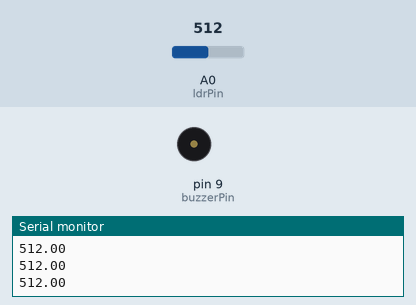
Simulated run of this sketch. Board: Arduino Uno, built with avr-gcc and run on an emulated ATmega328P. Parts: buzzer (waves = sounding, pin HIGH), the last lines printed to the serial monitor. The test bench sets the inputs (shaded band); at power-on: A0 (ldrPin) = 512.

Above: at 1.2 s.
1.3 s: A0 (ldrPin) set to 311
2.8 s: A0 (ldrPin) set to 289
At 3.16 s:
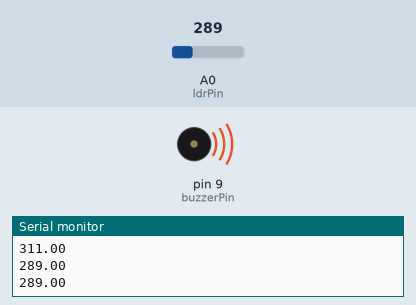
5.8 s: A0 (ldrPin) set to 306
At 6.6 s:
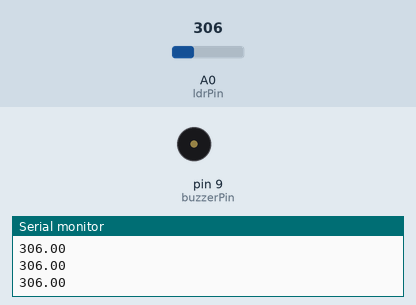
7.3 s: A0 (ldrPin) set to 290
At 7.51 s:
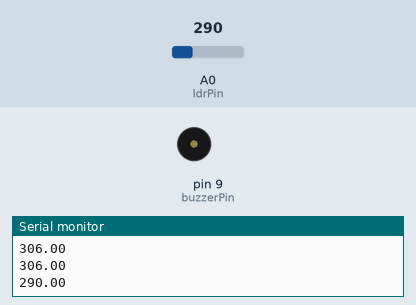
Timing chart, 0 to 11.3 s (numbered marks = the images above; inputs shaded):
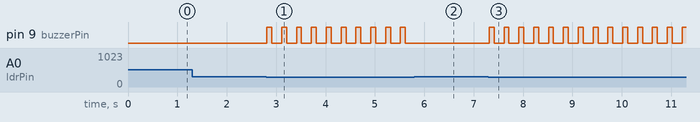

The sketch:

ldr_buzzer_alarm.ino
```cpp
/****************************************************
*   File:   proximity_sensor.ino                    *
*   Author: Lais Viana @laisvianamelo               *
*   Author: William Torres @williamtorres1          *
*****************************************************/

/**
  Implemente um despertador com um sensor LDR que, ao receber
    um certo nível de luz, ative um buzzer como alarme.
*/
#define buzzerPin 9
#define ldrPin A0

void setup(){
	pinMode(buzzerPin, OUTPUT);
  	pinMode(ldrPin, INPUT);
    Serial.begin(9600);
}
void loop(){
  double ldrValue = analogRead(ldrPin);
  Serial.println(ldrValue);
  if (ldrValue <= 300) {
  	digitalWrite(buzzerPin, HIGH);
    delay(100);
    digitalWrite(buzzerPin, LOW);
    delay(200);
  }
}
```

Measured:
- the behaviour switches between 301 and 300 on A0 (ldrPin) (found by bisection; images 0 and 1)
- after the input at 2.8 s, pin 9 (buzzerPin): alternates HIGH for 0.10 s and LOW for 0.20 s, starting at once
- after the input at 5.8 s, pin 9 (buzzerPin): stops changing and stays LOW
- after the input at 7.3 s, pin 9 (buzzerPin): alternates HIGH for 0.10 s and LOW for 0.20 s, starting at once
